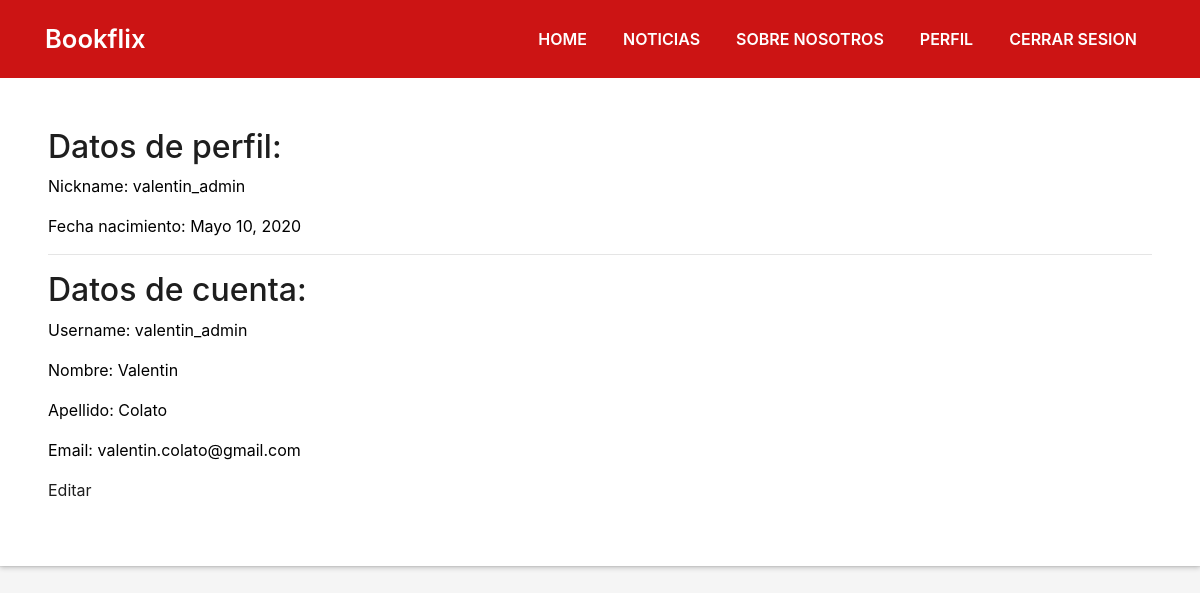
Page /profile/ (signed in) on the earlier database version.
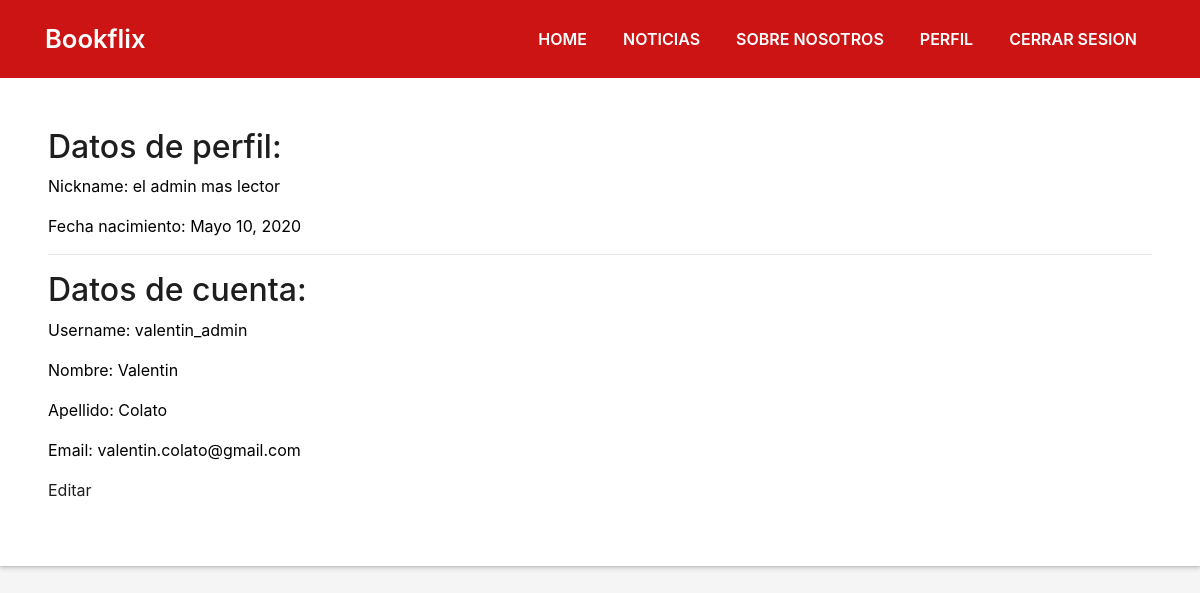
Same page on the later database version.
### gestion_usuario/models.py (models this page shows, shortened)
class Profile(models.Model):
    user = models.ForeignKey(User, on_delete=models.CASCADE, null=True)
    fecha_nacimiento = models.DateField(null=True, blank=True)
    nickname = models.CharField(blank=False, max_length=50, null=True,)
    soyPrincipal = models.BooleanField(default=True)

### gestion_usuario/views.py (the view)
# urls.py: path('profile/', profile),
@login_required
def profile(request):
    try:
        instance_profile = Profile.objects.get(user=request.user)
    except ObjectDoesNotExist:
        instance_profile = Profile(
            user=request.user, nickname=request.user.username)
        instance_profile.save()
    context = {
        "fecha_nacimiento": instance_profile.fecha_nacimiento,
        "nickname": instance_profile.nickname,
        "soyPrincipal": instance_profile.soyPrincipal
    }
    return render(request, "gestion_usuario/profile.html", context)

### templates/gestion_usuario/profile.html (shortened to what this page needs)
{% extends "padre.html" %}
{% load static %}
{% block content %}
<body id="page-top">
<section id="perfil" class="about-mf sect-pt4 route">
    <div class="box-shadow-full">
      <div class="row">
        <div class="col-sm-12">
        <h2>Datos de perfil: </h2>
        <p>Nickname: {{nickname}}</p>
        {% if not fecha_nacimiento == None %}
        <p>Fecha nacimiento: {{fecha_nacimiento}}</p>
        {% endif %}
        <hr>
        <h2>Datos de cuenta: </h2>
        <p >Username: {{request.user.username }}</p>
        <p >Nombre: {{request.user.first_name }}</p>
        <p >Apellido: {{request.user.last_name }}</p>
        <p >Email: {{request.user.email }}</p>
        <a href="edit_profile">Editar</a>
          </div>
        </div>
      </div>
  </section>
{% endblock %}

Differences in the rows shown:
changed Profile: nickname "valentin_admin" → "el admin mas lector"
